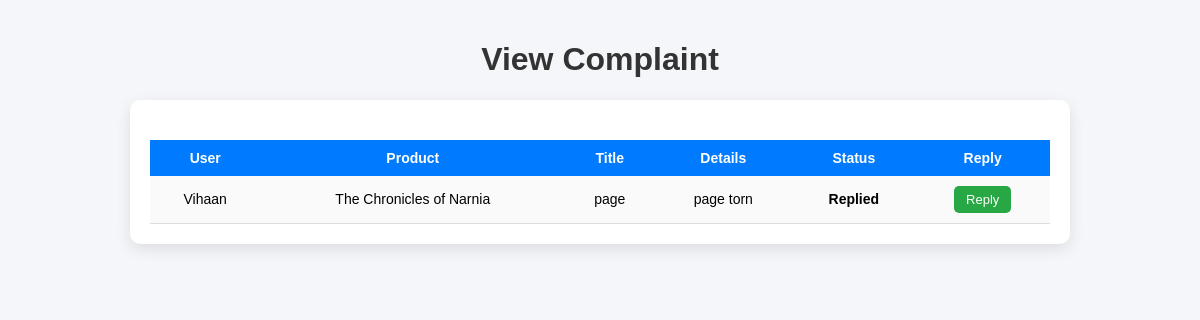
The app's page /Seller/ViewComplaint/ (signed in) with its own data.
### User/models.py (models this page shows)
class tbl_complaint(models.Model):
    complaint_title = models.CharField(max_length=30)
    complaint_details = models.CharField(max_length=100)
    complaint_date = models.DateField(auto_now_add=True)
    complaint_reply = models.CharField(max_length=100, default="No Reply Yet")
    complaint_status = models.IntegerField(default=0)
    product = models.ForeignKey(tbl_product, on_delete=models.CASCADE, null=True, blank=True)
    user = models.ForeignKey(tbl_user, on_delete=models.CASCADE, null=True, blank=True)

### Guest/models.py (models this page shows)
class tbl_user(models.Model):
    user_name=models.CharField(max_length=100)
    user_email=models.CharField(max_length=100)
    user_password=models.CharField(max_length=100)
    user_contact=models.CharField(max_length=100)
    place = models.ForeignKey(tbl_place, on_delete=models.CASCADE, null=True, blank=True)
    user_gender=models.CharField(max_length=100)
    user_status=models.IntegerField(default=0)
    user_photo = models.FileField(upload_to='Assets/User/Photos/')
    user_bio=models.CharField(max_length=100)

### Seller/models.py (models this page shows)
class tbl_product(models.Model):
    product_name=models.CharField(max_length=100)
    product_description=models.CharField(max_length=100)
    product_price=models.CharField(max_length=100)
    product_photo=models.FileField(upload_to='Assets/Seller/Photos/')
    type_id=models.ForeignKey(tbl_type, on_delete=models.CASCADE, null=True, blank=True)
    seller_id=models.ForeignKey(tbl_seller, on_delete=models.CASCADE, null=True, blank=True)

### Seller/views.py (the view)
# urls.py: path('ViewComplaint/',views.ViewComplaint,name="ViewComplaint"),
def ViewComplaint(request):
    seller = request.session['sid']
    complaints = tbl_complaint.objects.filter(
        product__seller_id=seller
    )
    return render(request, "Seller/ViewComplaint.html", {
        "complaints": complaints
    })

### Seller/Templates/Seller/ViewComplaint.html (shortened to what this page needs)
<!DOCTYPE html>
<html lang="en">
<head>
</head>
<body>
    <h1>View Complaint</h1>
    <div class="container">
        <form method="post">
            <table>
                <tr>
                    <th>User</th>
                    <th>Product</th>
                    <th>Title</th>
                    <th>Details</th>
                    <th>Status</th>
                    <th>Reply</th>
                </tr>
                {% for i in complaints %}
                <tr>
                    <td>{{i.user.user_name}}</td>
                    <td>{{i.product.product_name}}</td>
                    <td>{{i.complaint_title}}</td>
                    <td>{{i.complaint_details}}</td>
                    <td>
                        {% if i.complaint_status == 0 %}
                        Pending
                        {% else %}
                        Replied
                        {% endif %}
                    </td>
                    <td>
                        <a href="{% url 'Seller:Reply' i.id %}" class="reply-btn">Reply</a>
                    </td>
                </tr>
                {% endfor %}
            </table>
        </form>
    </div>
</body>
</html>

### Seller/Templates/Seller/ViewComplaint.html (style rules this page uses)
body { font-family: Arial, sans-serif; background: #f4f6f9; margin: 0; padding: 20px; }
h1 { text-align: center; color: #333; }
.container { width: 90%; max-width: 900px; margin: auto; background: #ffffff; padding: 20px; border-radius: 10px; box-shadow: 0 5px 15px rgba(0, 0, 0, 0.1); }
table { width: 100%; border-collapse: collapse; margin-top: 20px; font-size: 14px; }
th { background: #007bff; color: white; padding: 10px; text-align: center; }
td { padding: 10px; text-align: center; border-bottom: 1px solid #ddd; }
tr:nth-child(even) { background: #fafafa; }
td:nth-child(5) { font-weight: bold; }
.reply-btn { display: inline-block; padding: 6px 12px; background: #28a745; color: white; text-decoration: none; border-radius: 5px; font-size: 13px; }

### records on screen
tbl_complaint: user.user_name "Vihaan", product.product_name "The Chronicles of Narnia", complaint_title "page", complaint_details "page torn", complaint_status "Replied"
